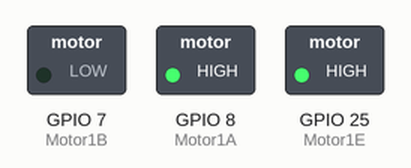
Simulated run of this program. Board: Raspberry Pi (BCM pin numbers). On the bench: switched loads named in the program (green lamp = pin HIGH).

Above: at 2.5 s.
At 7.5 s:
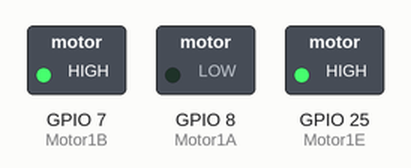
Timing chart, 0 to 11.5 s (numbered marks = the images above):
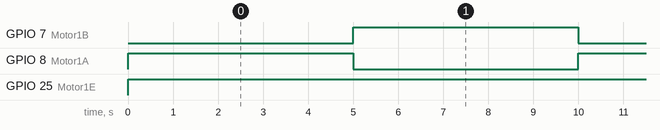

The program:

MotorDc.py
```python
import RPi.GPIO as GPIO
from time import sleep

# Pins for Motor Driver Inputs
Motor1A = 8
Motor1B = 7
Motor1E = 25

def setup():
    GPIO.setmode(GPIO.BCM)  # GPIO Numbering
    GPIO.setup(Motor1A, GPIO.OUT)  # All pins as Outputs
    GPIO.setup(Motor1B, GPIO.OUT)
    GPIO.setup(Motor1E, GPIO.OUT)

def loop():
    # Going forwards
    GPIO.output(Motor1A, GPIO.HIGH)
    GPIO.output(Motor1B, GPIO.LOW)
    GPIO.output(Motor1E, GPIO.HIGH)
    sleep(5)

    # Going backwards
    GPIO.output(Motor1A, GPIO.LOW)
    GPIO.output(Motor1B, GPIO.HIGH)
    GPIO.output(Motor1E, GPIO.HIGH)
    sleep(5)

    # Stop
    GPIO.output(Motor1E, GPIO.LOW)

def destroy():
    GPIO.cleanup()

if __name__ == '__main__':
    # Program start from here
    setup()
    try:
        while True:
            loop()
    except KeyboardInterrupt:
        destroy()
        print("Program Stopped")
```

Measured:
- by itself, GPIO 7 (Motor1B), GPIO 8 (Motor1A): alternates HIGH for 5.0 s and LOW for 5.0 s
- by itself, GPIO 25 (Motor1E): LOW → HIGH at 0.00 s
